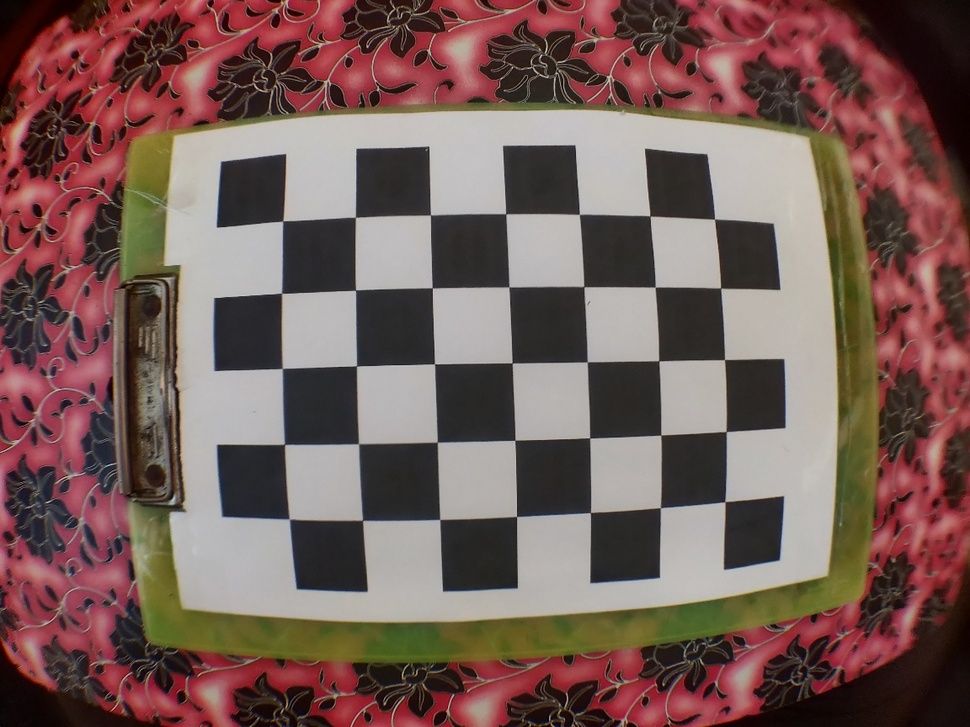
#> input picture assignment-5/images/set-2/chessboard_1.jpg, 970 x 727 px, shrunk from 1152 x 864 before the run; its folder holds only this picture in this run
$ python calib.py
#> lines starting #> are read from the running program, lines starting #| are printed output that depends on the picture; after the words box and inside, x2 and y2 are one past the last pixel; in counts of white or black regions, pixels touching at a corner belong together; long printed decimals are rounded
#! /usr/bin/env python3

import cv2
import numpy as np
import os

CHECKERBOARD = (5,7)
PATH = './images/set-2'

objpoints = []
imgpoints = []

objp = np.zeros((1, CHECKERBOARD[0] * CHECKERBOARD[1], 3), np.float32)
objp[0,:,:2] = np.lib.index_tricks.mgrid[0:CHECKERBOARD[0], 0:CHECKERBOARD[1]].T.reshape(-1, 2)
print(objp)
prev_img_shape = None

images = os.listdir(PATH)
images = [i for i in images if i.startswith("chessboard_") and i.endswith('.jpg')]

for img_path in images:

	print(f"{PATH}/{img_path}")
	img = cv2.imread(f"{PATH}/{img_path}")
#> img is the input picture: shape (727, 970, 3); mean B, G, R 87.8, 92.2, 118.5
	gray = cv2.cvtColor(img,cv2.COLOR_BGR2GRAY)
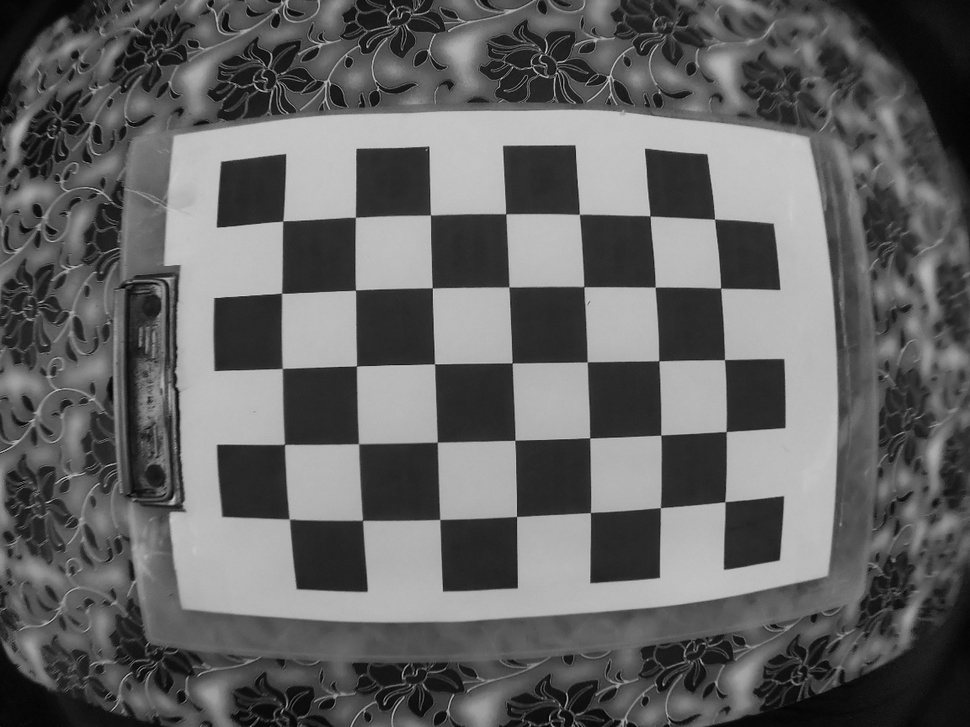
#> gray: shape (727, 970); min 1, max 211, mean 99.5
	ret, corners = cv2.findChessboardCorners(gray, CHECKERBOARD, cv2.CALIB_CB_ADAPTIVE_THRESH + cv2.CALIB_CB_FAST_CHECK + cv2.CALIB_CB_NORMALIZE_IMAGE)
#> ret = True; corners = 35 rows, first 8: [714.5, 219.1], [720.6, 287.9], [724.4, 359.6], [726.2, 431.5], [724.7, 501.8], [649.9, 216], [655.2, 287.1], [658.7, 360.6]

	if ret == True:
		objpoints.append(objp)
		imgpoints.append(corners)
		img = cv2.drawChessboardCorners(img, CHECKERBOARD, corners, ret)
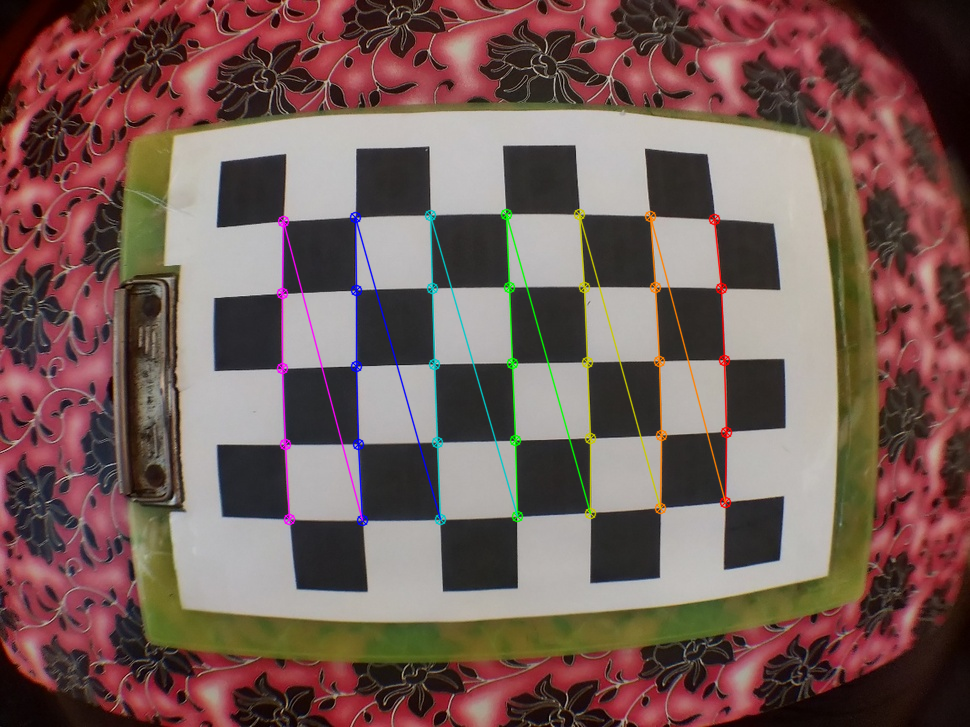
#> img: shape (727, 970, 3); 2.05% of pixels changed, all inside (x1, y1, x2, y2) = (276, 208, 733, 527)

	cv2.imshow('img',img)
	cv2.waitKey(0)

cv2.destroyAllWindows()

h,w = img.shape[:2]
ret, mtx, dist, rvecs, tvecs = cv2.calibrateCamera(objpoints, imgpoints, gray.shape[::-1], None, None)
#> ret = 0.302; mtx = [[2926.9, 0, 435.1], [0, 2878.1, 457.2], [0, 0, 1]]; dist = [[-10.82, 389.8, -0.184, 0.0659, -10214.5]]; rvecs = ([-0.178, -0.049, 1.54],); tvecs = ([3.88, -3.27, 37.71],)

print("Camera matrix:")
print(mtx)
#| [[2.92690250e+03 0.00000000e+00 4.35055019e+02]
#|  [0.00000000e+00 2.87806692e+03 4.57242350e+02]
#|  [0.00000000e+00 0.00000000e+00 1.00000000e+00]]
print("Distortion Coefficients:")
print(dist)
#| [[-1.08164401e+01  3.89839192e+02 -1.84068757e-01  6.59461708e-02
#|   -1.02145264e+04]]
print("rotation vectors:")
print(rvecs)
#| (array([[-0.1784],
#|        [-0.04903 ],
#|        [ 1.539]]),)
print("translation vectors:")
print(tvecs)
#| (array([[ 3.876],
#|        [-3.266],
#|        [37.713]]),)

images = os.listdir(PATH)

for img_path in images:

	img = cv2.imread(f"{PATH}/{img_path}")
	h, w = img.shape[:2]
	newcameramtx, roi = cv2.getOptimalNewCameraMatrix(mtx, dist, (w,h), 1, (w,h))
#> newcameramtx = [[2926.9, 0, 435.1], [0, 2560.1, 406.7], [0, 0, 1]]; roi = (0, 0, 969, 646)
	undist = cv2.undistort(img, mtx, dist, None, newcameramtx)
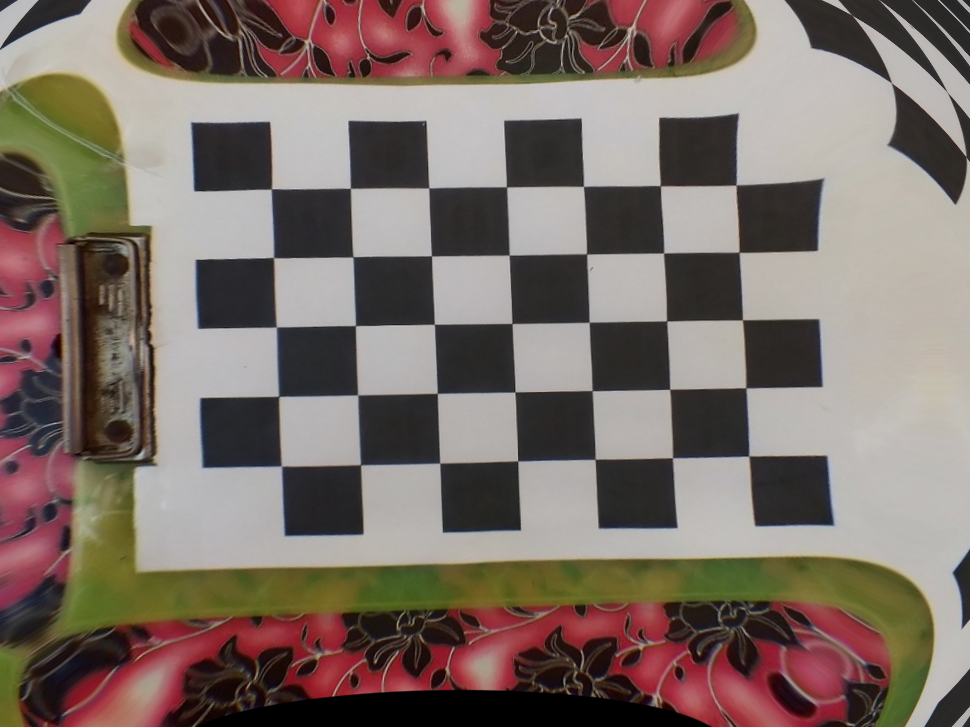
#> undist: shape (727, 970, 3); mean B, G, R 102.9, 109.9, 123.9
	x, y, w, h = roi
#> x = 0; y = 0; w = 969; h = 646
	undist_cropped = undist[y:y+h, x:x+w]
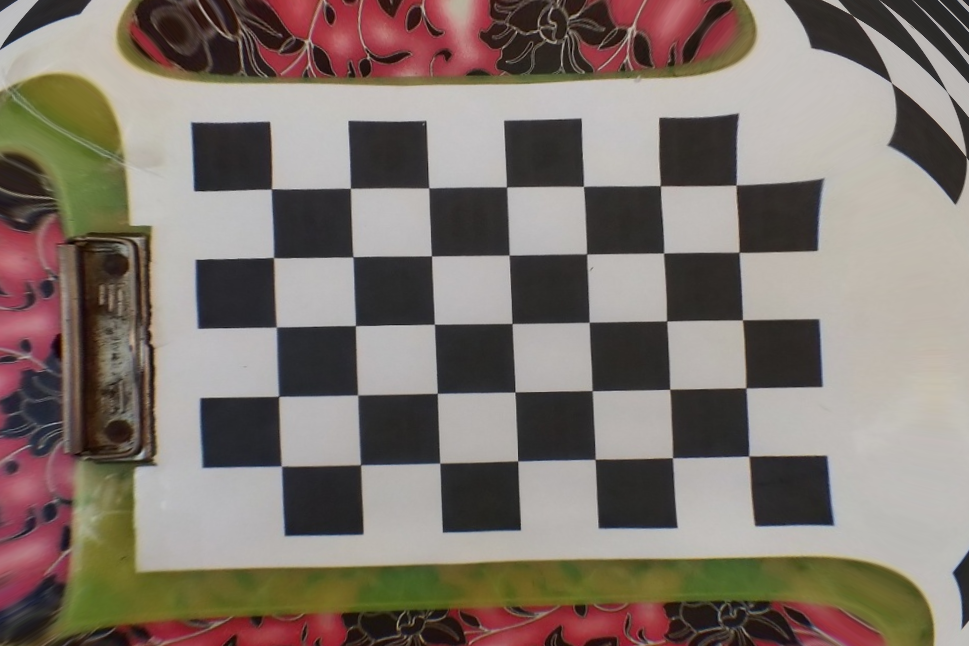
#> undist_cropped: shape (646, 969, 3); mean B, G, R 110.1, 117.8, 128.5
	cv2.imshow('original', img)
	cv2.imshow('undistorted cropped', undist_cropped)
	cv2.waitKey(0)

$ run again, on assignment-5/images/set-2/chessboard_13.jpg
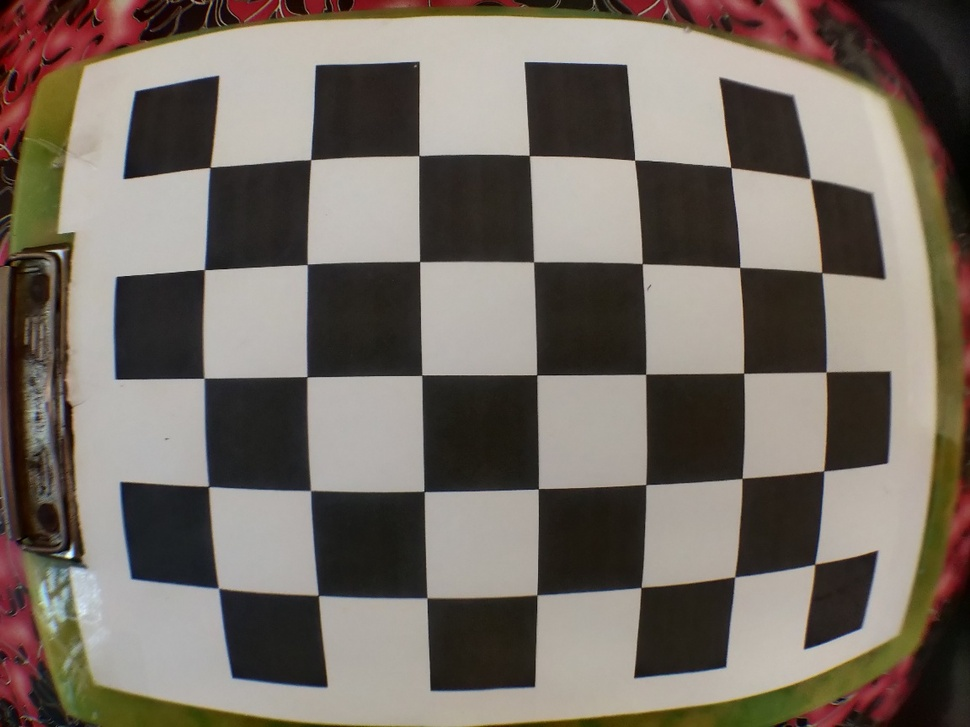
#> input picture assignment-5/images/set-2/chessboard_13.jpg, 970 x 727 px, shrunk from 1152 x 864 before the run
#> img is the input picture: shape (727, 970, 3); mean B, G, R 100.3, 109.2, 118.1
#> `ret, corners = cv2.findChessboardCorners(gray, CHECKERBOARD, cv2.CALIB..`: ret = True; corners = 35 rows, first 8: [810.3, 178.5], [821.7, 272.4], [826.2, 371.9], [823.6, 470.8], [814.6, 564.4], [730.8, 167.5], [739.7, 267.4], [743.6, 373.1]
#> img: shape (727, 970, 3); 2.75% of pixels changed, all inside (x1, y1, x2, y2) = (198, 149, 833, 605)
#> `ret, mtx, dist, rvecs, tvecs = cv2.calibrateCamera(objpoints, imgpoint..`: ret = 0.55; mtx = [[3589.7, 0, 462.8], [0, 3545.3, 421.8], [0, 0, 1]]; dist = [[-13.2, 390.1, -0.134, 0.00391, -9447.8]]; rvecs = ([-0.142, -0.0778, 1.55],); tvecs = ([3.57, -2.44, 31.17],)
#| [[3.58973717e+03 0.00000000e+00 4.62763684e+02]
#|  [0.00000000e+00 3.54528991e+03 4.21767394e+02]
#|  [0.00000000e+00 0.00000000e+00 1.00000000e+00]]
#| [[-1.32019003e+01  3.90101272e+02 -1.34296918e-01  3.90740398e-03
#|   -9.44784418e+03]]
#| (array([[-0.1421],
#|        [-0.07782 ],
#|        [ 1.554]]),)
#| (array([[ 3.570],
#|        [-2.435],
#|        [31.169 ]]),)
#> newcameramtx = [[2363.5, 0, 575], [0, 1947.9, 500.7], [0, 0, 1]]; roi = (270, 269, 638, 399)
#> `undist = cv2.undistort(img, mtx, dist, None, newcameramtx)`:
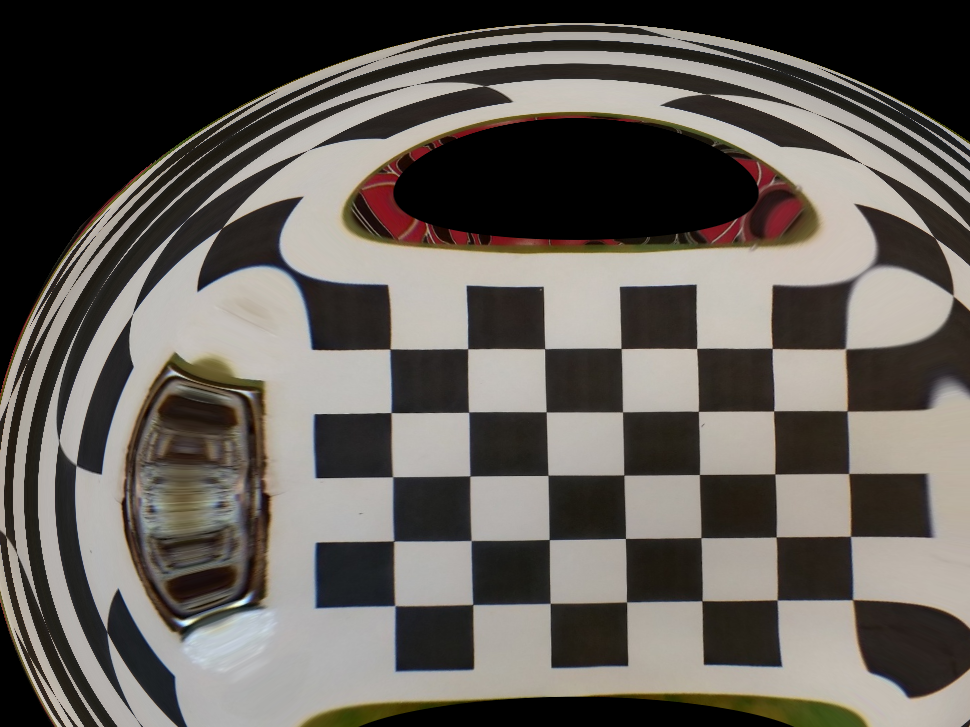
#> undist: shape (727, 970, 3); mean B, G, R 88.1, 93.8, 98.6
#> `x, y, w, h = roi`: x = 270; y = 269; w = 638; h = 399
#> `undist_cropped = undist[y:y+h, x:x+w]`:
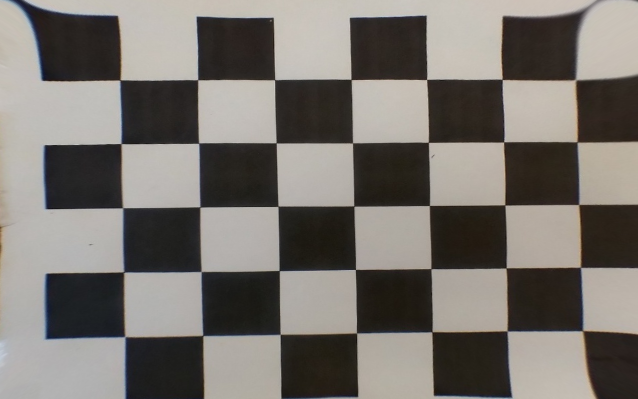
#> undist_cropped: shape (399, 638, 3); mean B, G, R 109.9, 115.2, 119.8

$ run again, on assignment-5/images/set-2/chessboard_14.jpg
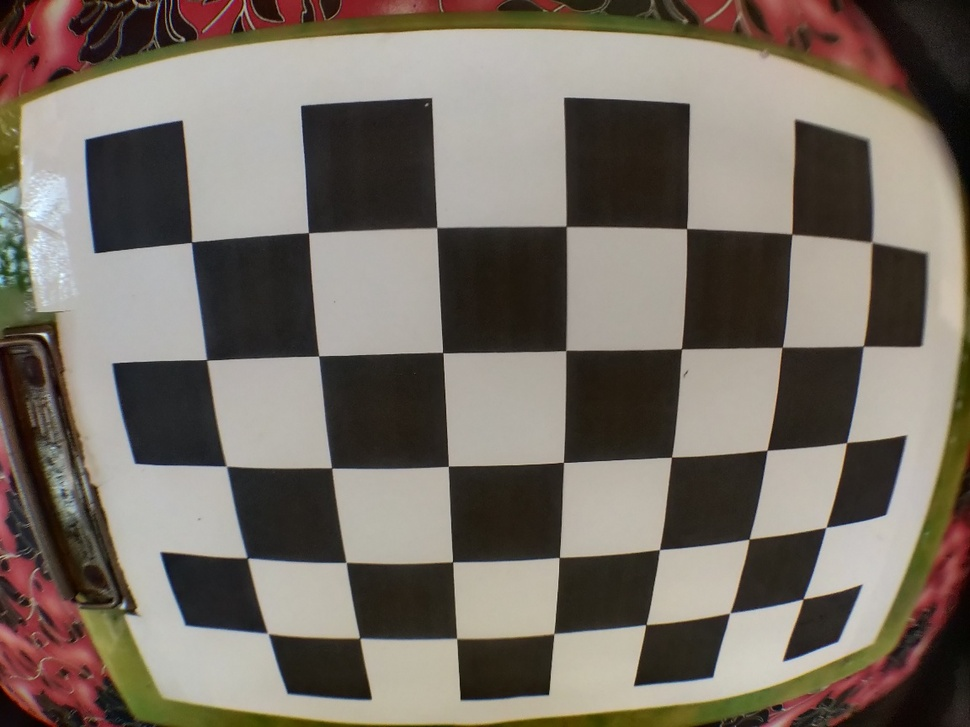
#> input picture assignment-5/images/set-2/chessboard_14.jpg, 970 x 727 px, shrunk from 1152 x 864 before the run
#> img is the input picture: shape (727, 970, 3); mean B, G, R 101.3, 110.9, 119.7
#> `ret, corners = cv2.findChessboardCorners(gray, CHECKERBOARD, cv2.CALIB..`: ret = True; corners = 35 rows, first 8: [871.9, 241.3], [863.2, 345.9], [846.6, 442.6], [826.1, 527.3], [803.1, 599], [791.8, 233.9], [782.1, 347.3], [767, 450.3]
#> img: shape (727, 970, 3); 2.58% of pixels changed, all inside (x1, y1, x2, y2) = (185, 220, 879, 645)
#> `ret, mtx, dist, rvecs, tvecs = cv2.calibrateCamera(objpoints, imgpoint..`: ret = 0.648; mtx = [[127.3, 0, 482.7], [0, 122.7, 365.8], [0, 0, 1]]; dist = [[-0.0137, 0.000219, 4.33e-05, -0.00175, -2.22e-06]]; rvecs = ([0.0478, -0.0527, 1.55],); tvecs = ([3.65, -1.2, 0.964],)
#| [[127.263   0.         482.717]
#|  [  0.         122.681 365.797]
#|  [  0.           0.           1.        ]]
#| [[-1.37011046e-02  2.19391590e-04  4.32507013e-05 -1.75369100e-03
#|   -2.21849304e-06]]
#| (array([[ 0.04777],
#|        [-0.05269],
#|        [ 1.546 ]]),)
#| (array([[ 3.649],
#|        [-1.195],
#|        [ 0.9637]]),)
#> newcameramtx = [[24.86, 0, 741.3], [0, 21.48, 524.6], [0, 0, 1]]; roi = (624, 461, 212, 127)
#> `undist = cv2.undistort(img, mtx, dist, None, newcameramtx)`:
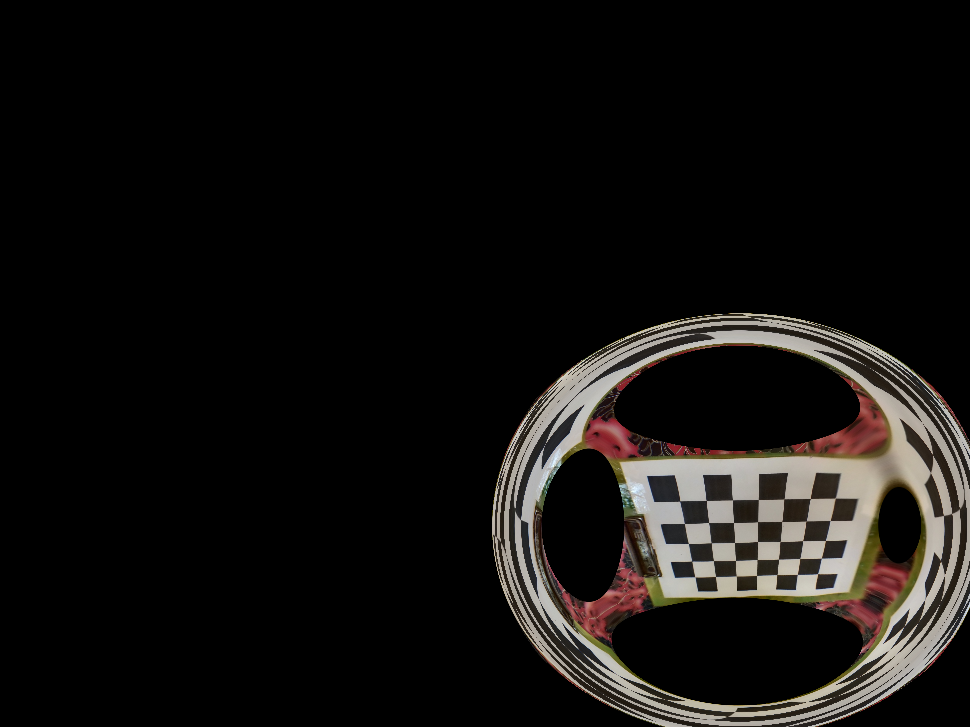
#> undist: shape (727, 970, 3); mean B, G, R 15.8, 17.4, 19.3
#> `x, y, w, h = roi`: x = 624; y = 461; w = 212; h = 127
#> `undist_cropped = undist[y:y+h, x:x+w]`:
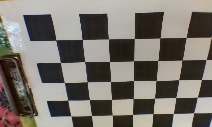
#> undist_cropped: shape (127, 212, 3); mean B, G, R 110, 117, 122.2

$ run again, on assignment-5/images/set-2/chessboard_15.jpg
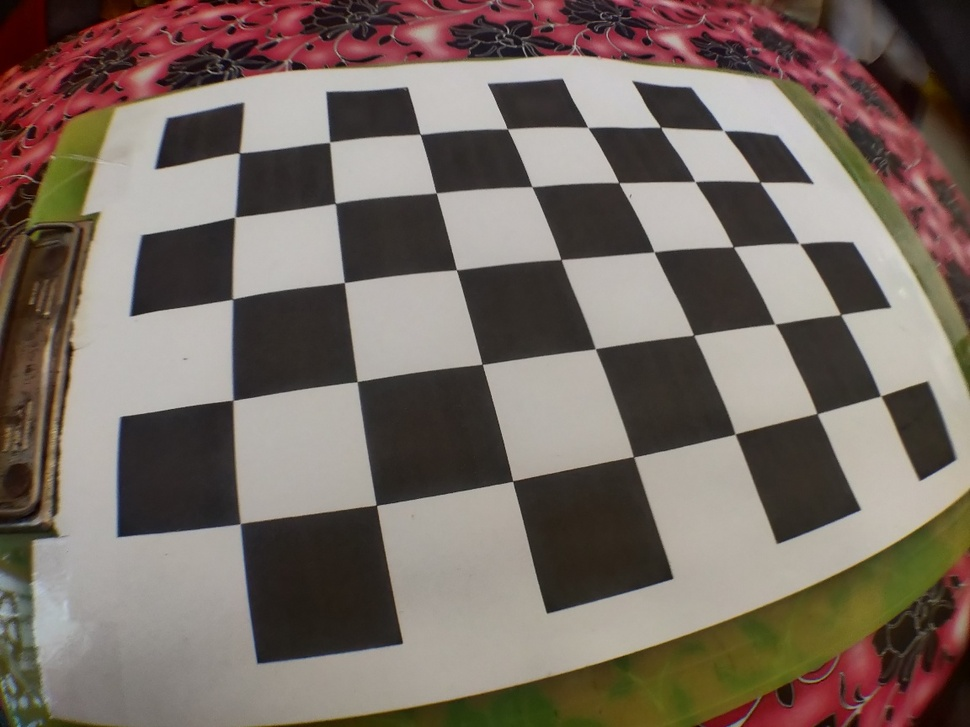
#> input picture assignment-5/images/set-2/chessboard_15.jpg, 970 x 727 px, shrunk from 1152 x 864 before the run
#> img is the input picture: shape (727, 970, 3); mean B, G, R 98.9, 107, 119.7
#> `ret, corners = cv2.findChessboardCorners(gray, CHECKERBOARD, cv2.CALIB..`: ret = True; corners = 35 rows, first 8: [723.5, 130.4], [759.8, 181.8], [799.4, 243.5], [840.5, 314.5], [880.5, 395.8], [660.6, 127.2], [694.9, 181.5], [733.3, 246.8]
#> img: shape (727, 970, 3); 2.19% of pixels changed, all inside (x1, y1, x2, y2) = (226, 121, 887, 531)
#> `ret, mtx, dist, rvecs, tvecs = cv2.calibrateCamera(objpoints, imgpoint..`: ret = 0.487; mtx = [[478.2, 0, 455], [0, 469.2, 413.4], [0, 0, 1]]; dist = [[-0.219, 0.0847, -0.0145, 0.00654, -0.0286]]; rvecs = ([-0.401, 0.208, 1.36],); tvecs = ([3.51, -3.73, 5.59],)
#| [[478.151   0.         455.030]
#|  [  0.         469.152 413.420]
#|  [  0.           0.           1.        ]]
#| [[-0.2185   0.08471 -0.0145  0.006542 -0.02863]]
#| (array([[-0.4012],
#|        [ 0.2081],
#|        [ 1.362]]),)
#| (array([[ 3.506],
#|        [-3.729],
#|        [ 5.590]]),)
#> newcameramtx = [[157.9, 0, 408.4], [0, 279.2, 311.8], [0, 0, 1]]; roi = (258, 66, 320, 432)
#> `undist = cv2.undistort(img, mtx, dist, None, newcameramtx)`:
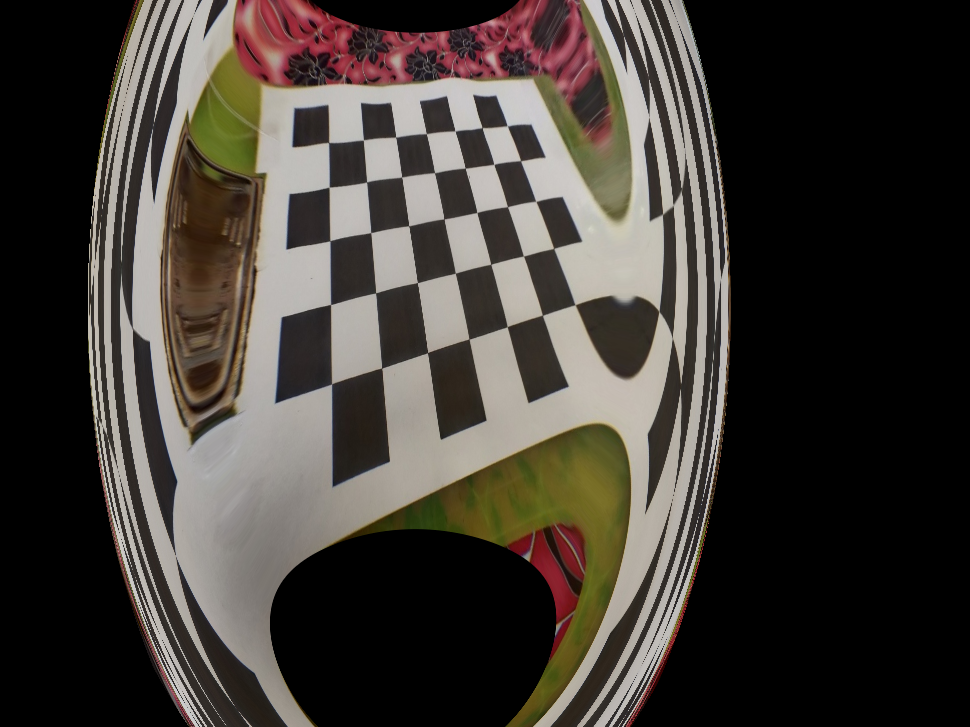
#> undist: shape (727, 970, 3); mean B, G, R 55.3, 60.9, 66.4
#> `x, y, w, h = roi`: x = 258; y = 66; w = 320; h = 432
#> `undist_cropped = undist[y:y+h, x:x+w]`:
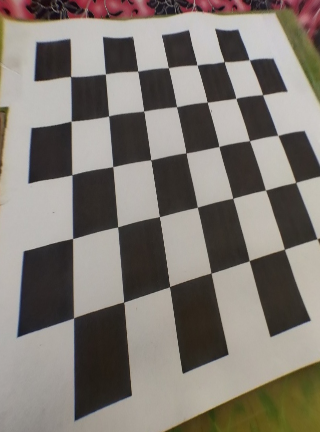
#> undist_cropped: shape (432, 320, 3); mean B, G, R 114.3, 121.4, 127.9
